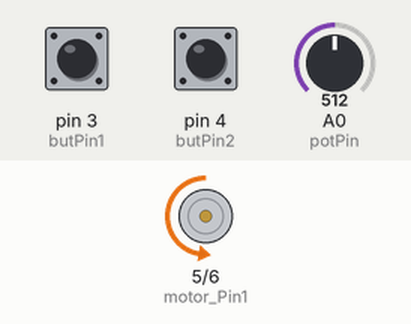
Bench run of a sketch on a simulated Arduino Uno, built with avr-gcc and run on an emulated ATmega328P. Parts: motor-driver pin pairs drawn as motors (green arrow = first pin HIGH = forward, orange = second pin HIGH = backward, longer = more drive). The test bench sets the inputs (shaded band); at power-on: A0 (potPin) = 512, pin 3 (butPin1) LOW, pin 4 (butPin2) HIGH. What the sketch prints to the serial monitor is not drawn.

Above: at 1.2 s.
1.3 s: A0 (potPin) set to 716
At 2.2 s:
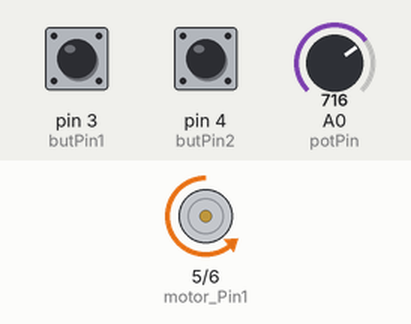
2.8 s: pin 3 (butPin1) pulled HIGH for 0.15 s
At 2.87 s:
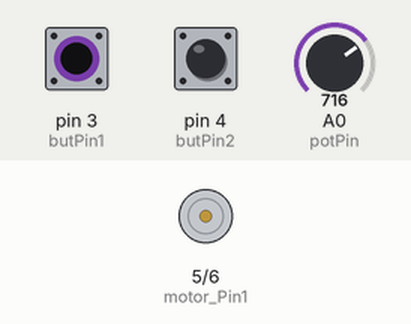
4.4 s: A0 (potPin) set to 900
At 5.6 s:
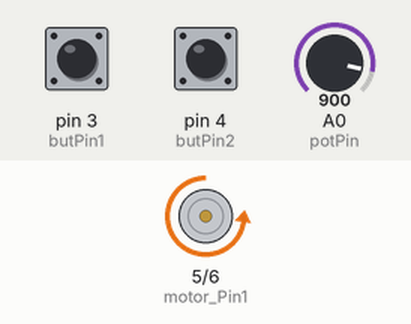
5.9 s: A0 (potPin) set to 122
At 6.9 s:
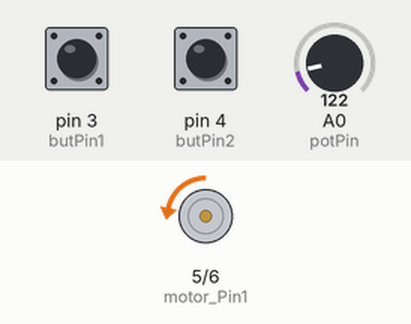
7.4 s: A0 (potPin) set to 0
At 8.1 s:
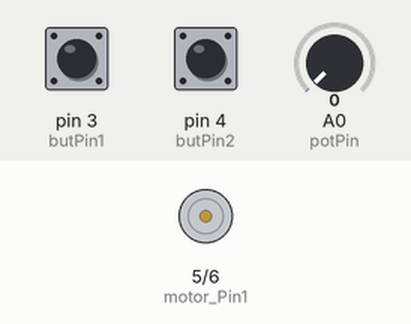
Timing chart, 0 to 9.9 s (numbered marks = the images above; inputs shaded):
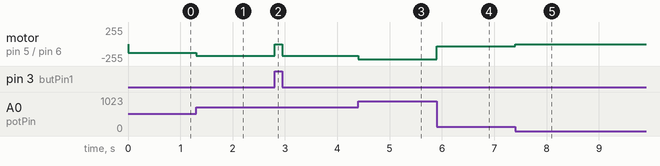

Measured:
- after the input at 1.3 s, motor on pin 5 (motor_Pin1) / pin 6 (motor_Pin2): backward 128/255 → backward 179/255 at once
- after the input at 2.8 s, motor on pin 5 (motor_Pin1) / pin 6 (motor_Pin2): backward 179/255 → stopped at once, → backward 179/255 0.15 s later
- after the input at 4.4 s, motor on pin 5 (motor_Pin1) / pin 6 (motor_Pin2): backward 179/255 → backward 225/255 at once
- after the input at 5.9 s, motor on pin 5 (motor_Pin1) / pin 6 (motor_Pin2): backward 225/255 → backward 30/255 at once
- after the input at 7.4 s, motor on pin 5 (motor_Pin1) / pin 6 (motor_Pin2): backward 30/255 → stopped at once

The sketch:

testingWheel_FW.ino
```cpp
// Motor
const int motor_Pin1  = 5;
const int motor_Pin2  = 6;
// Potentiometer
const int potPin= A0;
// Buttons
const int butPin1 = 3;
const int butPin2 = 4;

long potReading;

//This will run only one time.
void setup(){
  Serial.begin(115200);
  Serial.println("---------------Pedal Sensor Testing Wheel---------------");

  pinMode(motor_Pin1,OUTPUT);
  pinMode(motor_Pin2,OUTPUT);

  pinMode(potPin,INPUT);

  pinMode(butPin1,INPUT);
  pinMode(butPin2,INPUT);


  digitalWrite(motor_Pin1,LOW);
  digitalWrite(motor_Pin2,LOW);

}


void loop(){

  potReading = analogRead(potPin);
  potReading /= 4;

  if(digitalRead(butPin1) && !digitalRead(butPin2)){
    digitalWrite(motor_Pin2,LOW);
    analogWrite(motor_Pin1, potReading);
    }
   else if(!digitalRead(butPin1) && digitalRead(butPin2)){
    digitalWrite(motor_Pin1,LOW);
    analogWrite(motor_Pin2, potReading);
    }
   else{
    digitalWrite(motor_Pin1,LOW);
    digitalWrite(motor_Pin2,LOW);
    }


}
```
